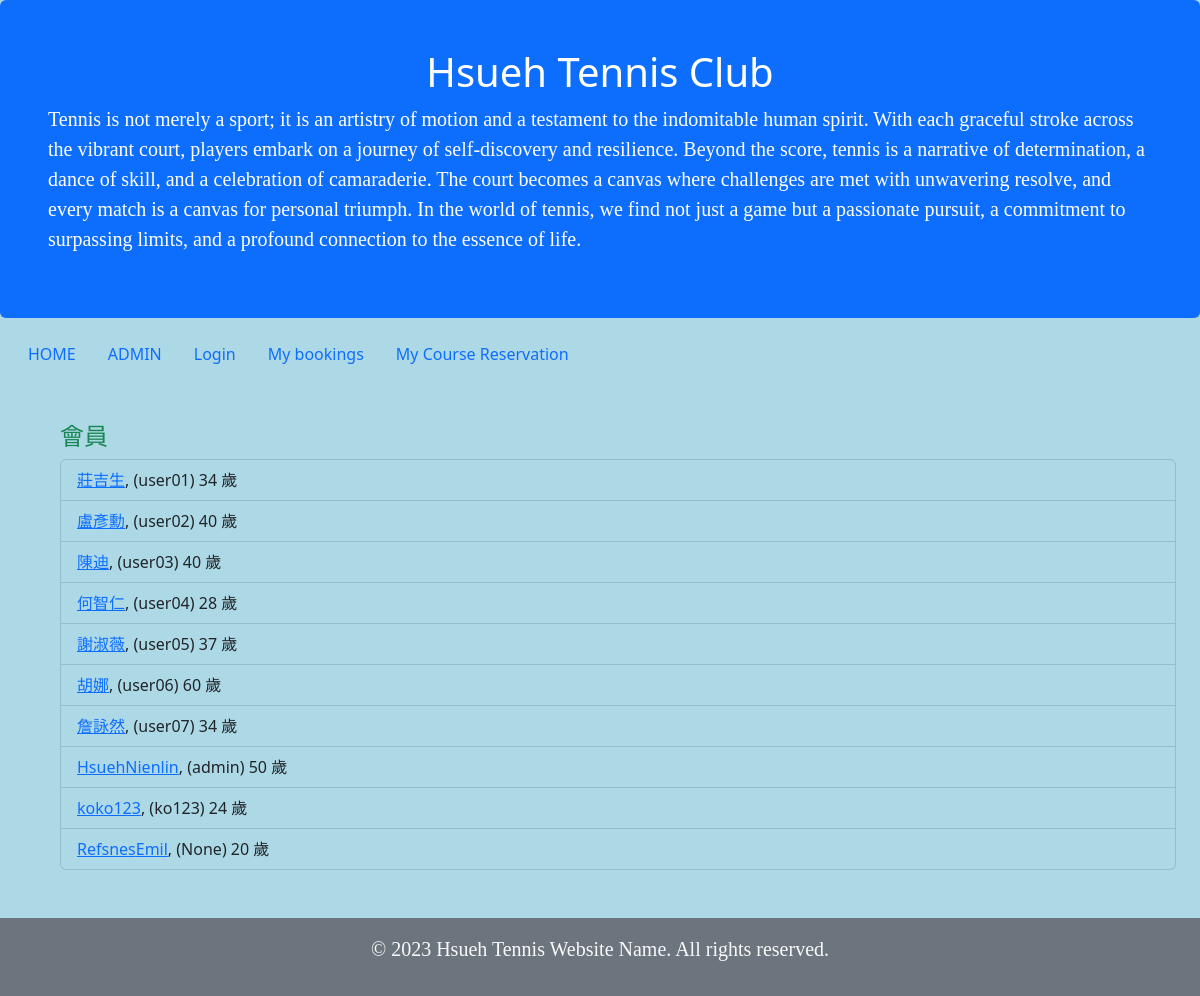
The page /members/ on the database its author committed.
### members/models.py (models this page shows, shortened)
class Member(models.Model):
    user = models.OneToOneField(User, on_delete=models.CASCADE, default= None, blank=True, null=True)
    firstname = models.CharField(max_length=255)
    lastname = models.CharField(max_length=255)
    phone = models.IntegerField(null=True)
    joined_date = models.DateField(null=True)
    age = models.IntegerField(default=20)

### members/views.py (the view)
# urls.py: path('members/', views.members, name='members'),
def members(request):
    mymembers = Member.objects.all()
    template = loader.get_template('all_members.html')
    context = {
      'mymembers': mymembers,
    }
    return HttpResponse(template.render(context, request))

### members/templates/all_members.html (shortened to what this page needs)
{% extends "master.html" %}
{% block content %}
<div class='container m-5'>
  <h4 class='text-success'>會員</h4>
      <ul class="list-group">
        {% for x in mymembers %}
          <li class="list-group-item  bg-transparent"><a href="details/{{ x.id }}">{{ x.lastname }}{{ x.firstname }}</a>, ({{ x.user }}) {{x.age}} 歲</li>
        {% endfor %}
      </ul>
</div>
{% endblock %}

### static/css/club.css (style rules this page uses)
body { background-color: lightblue; }

### rows shown on the page
Member: lastname "莊", firstname "吉生", user "user01", age "34"
Member: lastname "盧", firstname "彥勳", user "user02", age "40"
Member: lastname "陳", firstname "迪", user "user03", age "40"
Member: lastname "何", firstname "智仁", user "user04", age "28"
Member: lastname "謝", firstname "淑薇", user "user05", age "37"
Member: lastname "胡", firstname "娜", user "user06", age "60"
Member: lastname "詹", firstname "詠然", user "user07", age "34"
Member: lastname "Hsueh", firstname "Nienlin", user "admin", age "50"
Member: lastname "ko", firstname "ko123", user "ko123", age "24"
Member: lastname "Refsnes", firstname "Emil", user "None", age "20"
